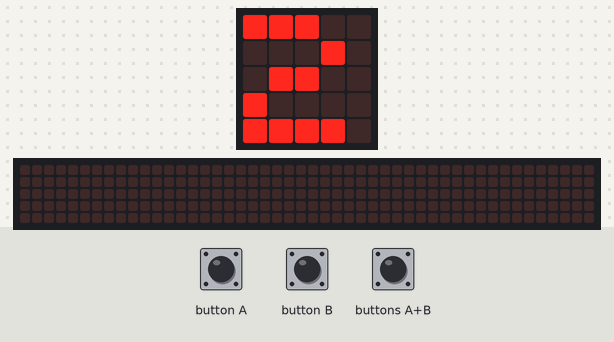
Simulated run of this program. Board: BBC micro:bit (MakeCode). Shown: the board's 5×5 LED display, a strip that is not on the board, showing the scrolling text unrolled. The test bench sets the inputs (shaded band). The 48×5 strip is a reading aid, not a part: it shows the text the display is scrolling, unrolled, one strip-width of it at a time.

Above: at 2.3 s.
2.4 s: button B pressed for 0.15 s
At 4.7 s:
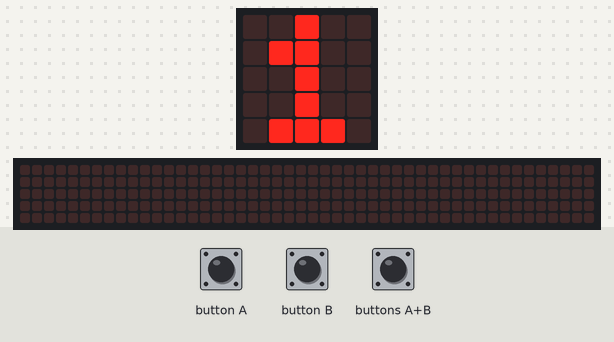
5.0 s: button A pressed for 0.15 s
6.6 s: buttons A+B pressed for 1 s
At 22.91 s:
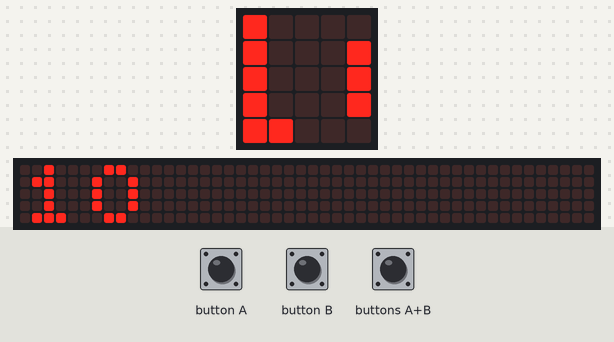
Timing chart, 0 to 23.4 s (numbered marks = the images above; inputs shaded):
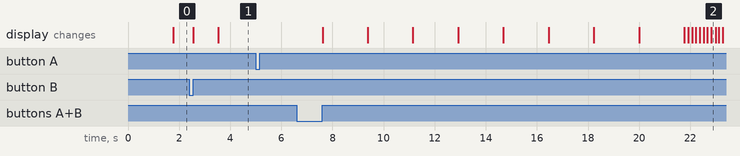

The program:

main.ts
```typescript
input.onButtonPressed(Button.A, function () {
    isRunning = false
})
input.onButtonPressed(Button.B, function () {
    counter = 0
    basic.showNumber(counter)
})
input.onButtonPressed(Button.AB, function () {
    isRunning = true
})
let isRunning = false
let counter = 0
isRunning = true
basic.forever(function () {
    if (isRunning == true) {
        counter += 1
        basic.showNumber(counter)
        basic.pause(1000)
    }
})
```

test.ts
```typescript
// テストはここに来ます。このパッケージが拡張機能として使用されるときにはコンパイルされません。
```

Measured:
- after the input at 2.4 s, the display: first changes after 0.15 s (image 1 shows a later state)
- after the input at 5.0 s, every drawn part: stays the same
- after the input at 6.6 s, the display: first changes after 1.0 s (image 2 shows a later state)
